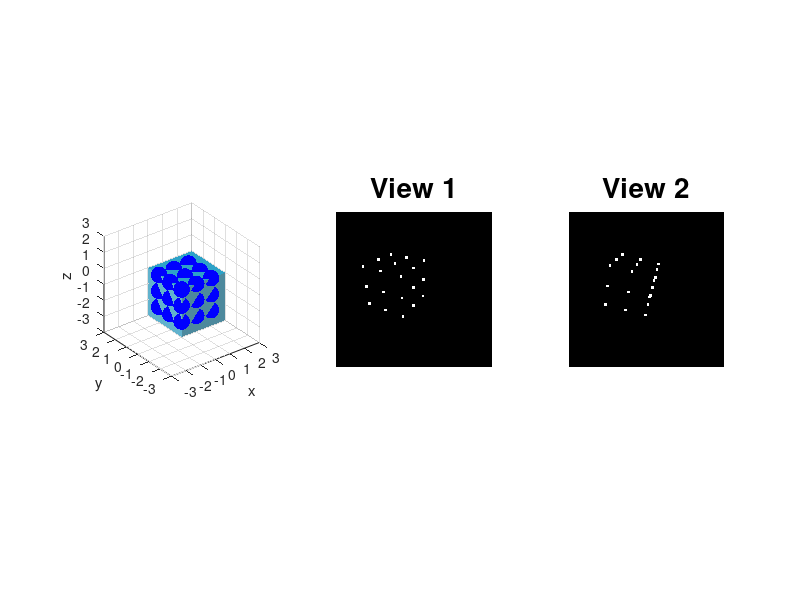

MATLAB code to generate this figure:
clear all; close all; clc;
%% Definitions
%rng(1);
L = 300;
I1 = zeros(L,L);

f=L;
u0 = L/2;
v0 = L/2;

K = [f 0 u0;    
    0 f v0;
    0 0 1];

DEG_TO_RAD = pi/180;

%% World Coordinates
% we need to select 8 points since min 8 points is needed to estimate the
% essential matrix E
P_W=[0	2	0	1;
    0	1	0	1;
    0	0	0	1;
    0	2	-1	1;
    0	1	-1	1;
    0	0	-1	1;
    0	2	-2	1;
    0	1	-2	1;
    0	0	-2	1;
    1	0	0	1;
    2	0	0	1;
    1	0	-1	1;
    2	0	-1	1;
    1	0	-2	1;
    2	0	-2	1;
    1	1	0	1;
    2	1	0	1;
    1	2	0	1;
    2	2	0	1
    ];

P_W = P_W';
NPTS = size(P_W,2); %Number of points

%% Visualization
figure;
subplot(1,3,1)
wally = meshgrid(0:0.1:3); 
wallz = meshgrid(-3:0.1:0); 
wallx = 0*ones(size(wallz,1));
surf(wallx, wally, wallz','FaceColor',(1/255)*[97 178 205],'EdgeColor','none') 
hold on
wallx = meshgrid(0:0.1:3); 
wallz = meshgrid(-3:0.1:0); 
wally = 0*ones(size(wallz,1)); 
surf(wallx, wally, wallz','FaceColor',(1/255)*[77 137 157],'EdgeColor','none') 
wallx = meshgrid(0:0.1:3); 
wally = meshgrid(0:0.1:3); 
wallz = zeros(size(wally,1)); % Generate z data
surf(wallx, wally', wallz,'FaceColor',(1/255)*[45 162 200],'EdgeColor','none') 
plot3(P_W(1,:),P_W(2,:),P_W(3,:),'b.','MarkerSize',36);
axis equal;
grid on
axis vis3d;
axis([-3 3 -3 3 -3 3])
grid on
xlabel('x')
ylabel('y')
zlabel('z')

%% Camera Transformation for View 1
ax = 120 * DEG_TO_RAD;
ay = 0 *DEG_TO_RAD;
az = 60 * DEG_TO_RAD;

Rx = [1 0 0;
      0 cos(ax) -sin(ax);
      0 sin(ax) cos(ax)];
Ry = [cos(ay)  0  sin(ay);
           0   1     0;
      -sin(ay) 0  cos(ay)];
Rz = [cos(az) -sin(az) 0;
      sin(az) cos(az)  0;
      0          0     1];
  
Rc1 = Rx*Ry*Rz;
Tc1 = [0;0;5];
M = [Rc1 Tc1];

p1 = K*(M * P_W);
noise1 = 4*rand(3,NPTS)-2;
noise1(3,:)=1;
p1 = p1 + noise1;

u1(1,:) = p1(1,:) ./ p1(3,:);
u1(2,:) = p1(2,:) ./ p1(3,:);
u1(3,:) = p1(3,:) ./ p1(3,:);

for i=1:length(u1)
    x = round(u1(1,i)); y=round(u1(2,i));
    I1(y-2:y+2, x-2:x+2) = 255;
end

subplot(1,3,2), imshow(I1, []), title('View 1', 'FontSize',20);

%% Camera Transformation for View 2
ax = 0 * DEG_TO_RAD;
ay = -25 *DEG_TO_RAD;
az = 0 * DEG_TO_RAD;

Rx = [1 0 0;
      0 cos(ax) -sin(ax);
      0 sin(ax) cos(ax)];
Ry = [cos(ay)  0  sin(ay);
           0   1     0;
      -sin(ay) 0  cos(ay)];
Rz = [cos(az) -sin(az) 0;
      sin(az) cos(az)  0;
      0          0     1];

Rc2c1 = Rx*Ry*Rz;
TrueR = Rc2c1;
Tc2c1 = [3;0;1];
TrueT = Tc2c1;
Hc1 = [Rc1 Tc1; 0 0 0 1];
Hc2c1 = [Rc2c1 Tc2c1; 0 0 0 1];
Hc2 = Hc2c1*Hc1;

Rc2 = Hc2(1:3,1:3);
Tc2 = Hc2(1:3,4);

M = [Rc2 Tc2];

I2 = zeros(L,L);
p2 = K*(M*P_W);

noise2 = 4*rand(3,NPTS)-2;
noise2(3,:)=1;
p2 = p2 + noise2;

u2(1,:) = p2(1,:) ./ p2(3,:);
u2(2,:) = p2(2,:) ./ p2(3,:);
u2(3,:) = p2(3,:) ./ p2(3,:);

for i=1:length(u2)
    x = round(u2(1,i)); y=round(u2(2,i));
    I2(y-2:y+2, x-2:x+2) = 255;
end

subplot(1,3,3), imshow(I2, []), title('View 2', 'FontSize',20);

t = Tc2c1;
T_skew = [0 -t(3) t(2); t(3) 0 -t(1); -t(2) t(1) 0];
Etrue = T_skew*Rc2c1;

%% Displaying the information
disp('u1: Pixel coordinates in view 1')
u1info = ['Size of u1 is ' num2str(size(u1,1)) 'x' num2str(size(u1,2))];
disp(u1info)
disp('u2: Pixel coordinates in view 2')
u2info = ['Size of u2 is ' num2str(size(u2,1)) 'x' num2str(size(u2,2))];
disp(u2info)
disp('-------------')
%% Lab#8 Assignment starts here.
%% Transform pixel coordinates and construct X matrix using Equations 1 and 2

p1 = pinv(K)*(u1);
p2 = pinv(K)*(u2);

a = zeros(9, 8);

for i = 1:8
    a(:,i) = [p1(1, i) * p2(1,i) p1(1, i) * p2(2,i) p1(1, i) * p2(3,i) p1(2, i) * p2(1,i) p1(2, i) * p2(2,i) p1(2, i) * p2(3,i) p1(3, i) * p2(1,i) p1(3, i) * p2(2,i) p1(3, i) * p2(3,i)]';
end

X = a';
%% Estimate E, cure it and check for Essential Matrix Characterization 

[U,S,V] = svd(X'*X);
Es = V(:,9);
E_est = [Es(1) Es(4) Es(7); Es(2) Es(5) Es(8); Es(3) Es(6) Es(9)];

[U_est,S_est,V_est] = svd(E_est);

S_est(1,1) = 1; S_est(2,2) = 1; S_est(3,3) = 0;

disp(det(U_est));
disp(det(V_est));

E_est = U_est*S_est'*V_est';
E_est = E_est*-3;
%% Find epipoles and epipolar lines

e1 = null(E_est);
e2 = null(E_est');

l1 = E_est' * p2(:,1);
l2 = E_est * p1(:,1);
%% Verify epipoles and epipolar lines

c1 = l1' * e1;
c2 = l2' * e2;

disp("values")
disp(c1);
disp(c2);
%% Recover the rotation and the translation

az = pi/2;
Rz = [cos(az) -sin(az) 0; sin(az) cos(az) 0; 0 0 1];

T1 = U_est*Rz*S_est*U_est';
R1 = U_est*Rz'*V_est';

T1 = [T1(3,2); -T1(3,1); T1(2,1)];
T1 = T1*-3;

az = -pi/2;
Rz = [cos(az) -sin(az) 0; sin(az) cos(az) 0; 0 0 1];
  
T2 = U_est*Rz*S_est*U_est';
R2 = U_est*Rz'*V_est';
T2 = [T2(3,2); -T2(3,1); T2(2,1)];
T2 = T2*-3;
%% Compare your results with ground truth
disp('True E =')
disp(Etrue)
disp('Estimated E = ')
disp(E_est)
disp('-------------')
disp('-------------')

% R should be exactly similar, but one of them only since the other means
% the case when the camera is behind the view
disp('True R =')
disp(TrueR)
disp('Estimated R1 & R2 :')
disp('R1_est = ')
disp(R1)
disp('-------------')
disp('R2_est = ')
disp(R2)
disp('-------------')
disp('-------------')

% T should be scaled version of True T, since we cannot find a unique T and
% it is always up to scale
disp('True T =')
disp(TrueT)
disp('Estimated T1 & T2 :')
disp('T1_est = ')
disp(T1)
disp('-------------')
disp('T2_est = ')
disp(T2)
disp('-------------')